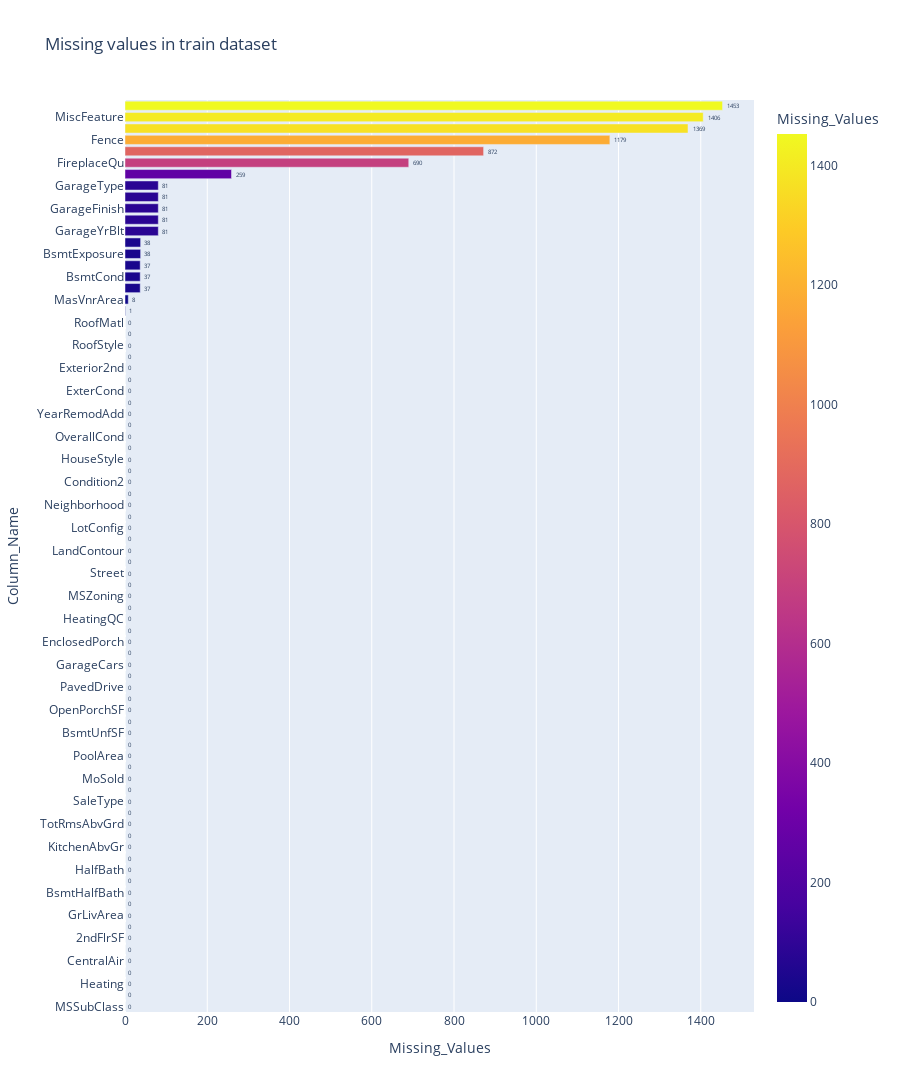

The cell this chart's notebook holds for it:
### Code cell
fig = px.bar(temp_df.sort_values(by='Missing_Values'),x='Missing_Values',y='Column_Name',
             orientation='h',height=1500,width=900,color='Missing_Values',text='Missing_Values',title='Missing values in train dataset')
fig.update_traces(textposition='outside')
fig.show()

### Figure 1 — Plotly figure (JSON) as saved in the notebook; plotly's stock layout.template omitted (floating-point values rounded to 4 significant figures)
{"data": [{"alignmentgroup": "True", "hovertemplate": "Missing_Values=%{marker.color}<br>Column_Name=%{y}<extra></extra>", "legendgroup": "", "marker": {"color": [0, 0, 0, 0, 0, 0, 0, 0, 0, 0, 0, 0, 0, 0, 0, 0, 0, 0, 0, 0, 0, 0, 0, 0, 0, 0, 0, 0, 0, 0, 0, 0, 0, 0, 0, 0, 0, 0, 0, 0, 0, 0, 0, 0, 0, 0, 0, 0, 0, 0, 0, 0, 0, 0, 0, 0, 0, 0, 0, 0, 0, 1, 8, 37, 37, 37, 38, 38, 81, 81, 81, 81, 81, 259, 690, 872, 1179, 1369, 1406, 1453], "coloraxis": "coloraxis", "pattern": {"shape": ""}}, "name": "", "offsetgroup": "", "orientation": "h", "showlegend": false, "text": [0, 0, 0, 0, 0, 0, 0, 0, 0, 0, 0, 0, 0, 0, 0, 0, 0, 0, 0, 0, 0, 0, 0, 0, 0, 0, 0, 0, 0, 0, 0, 0, 0, 0, 0, 0, 0, 0, 0, 0, 0, 0, 0, 0, 0, 0, 0, 0, 0, 0, 0, 0, 0, 0, 0, 0, 0, 0, 0, 0, 0, 1, 8, 37, 37, 37, 38, 38, 81, 81, 81, 81, 81, 259, 690, 872, 1179, 1369, 1406, 1453], "textposition": "outside", "type": "bar", "x": [0, 0, 0, 0, 0, 0, 0, 0, 0, 0, 0, 0, 0, 0, 0, 0, 0, 0, 0, 0, 0, 0, 0, 0, 0, 0, 0, 0, 0, 0, 0, 0, 0, 0, 0, 0, 0, 0, 0, 0, 0, 0, 0, 0, 0, 0, 0, 0, 0, 0, 0, 0, 0, 0, 0, 0, 0, 0, 0, 0, 0, 1, 8, 37, 37, 37, 38, 38, 81, 81, 81, 81, 81, 259, 690, 872, 1179, 1369, 1406, 1453], "xaxis": "x", "y": ["MSSubClass", "TotalBsmtSF", "Heating", "SaleCondition", "CentralAir", "1stFlrSF", "2ndFlrSF", "LowQualFinSF", "GrLivArea", "BsmtFullBath", "BsmtHalfBath", "FullBath", "HalfBath", "BedroomAbvGr", "KitchenAbvGr", "KitchenQual", "TotRmsAbvGrd", "Functional", "SaleType", "YrSold", "MoSold", "MiscVal", "PoolArea", "ScreenPorch", "BsmtUnfSF", "3SsnPorch", "OpenPorchSF", "WoodDeckSF", "PavedDrive", "GarageArea", "GarageCars", "Fireplaces", "EnclosedPorch", "BsmtFinSF2", "HeatingQC", "BsmtFinSF1", "MSZoning", "LotArea", "Street", "LotShape", "LandContour", "Utilities", "LotConfig", "LandSlope", "Neighborhood", "Condition1", "Condition2", "BldgType", "HouseStyle", "OverallQual", "OverallCond", "SalePrice", "YearRemodAdd", "Foundation", "ExterCond", "YearBuilt", "Exterior2nd", "ExterQual", "RoofStyle", "Exterior1st", "RoofMatl", "Electrical", "MasVnrArea", "BsmtFinType1", "BsmtCond", "BsmtQual", "BsmtExposure", "BsmtFinType2", "GarageYrBlt", "GarageQual", "GarageFinish", "GarageCond", "GarageType", "LotFrontage", "FireplaceQu", "MasVnrType", "Fence", "Alley", "MiscFeature", "PoolQC"], "yaxis": "y"}], "layout": {"barmode": "relative", "coloraxis": {"colorbar": {"title": {"text": "Missing_Values"}}, "colorscale": [[0, "#0d0887"], [0.1111, "#46039f"], [0.2222, "#7201a8"], [0.3333, "#9c179e"], [0.4444, "#bd3786"], [0.5556, "#d8576b"], [0.6667, "#ed7953"], [0.7778, "#fb9f3a"], [0.8889, "#fdca26"], [1, "#f0f921"]]}, "height": 1500, "legend": {"tracegroupgap": 0}, "title": {"text": "Missing values in train dataset"}, "width": 900, "xaxis": {"anchor": "y", "autorange": true, "domain": [0, 1], "range": [0, 1529.0], "title": {"text": "Missing_Values"}, "type": "linear"}, "yaxis": {"anchor": "x", "autorange": true, "domain": [0, 1], "range": [-0.5, 79.5], "title": {"text": "Column_Name"}, "type": "category"}}}
